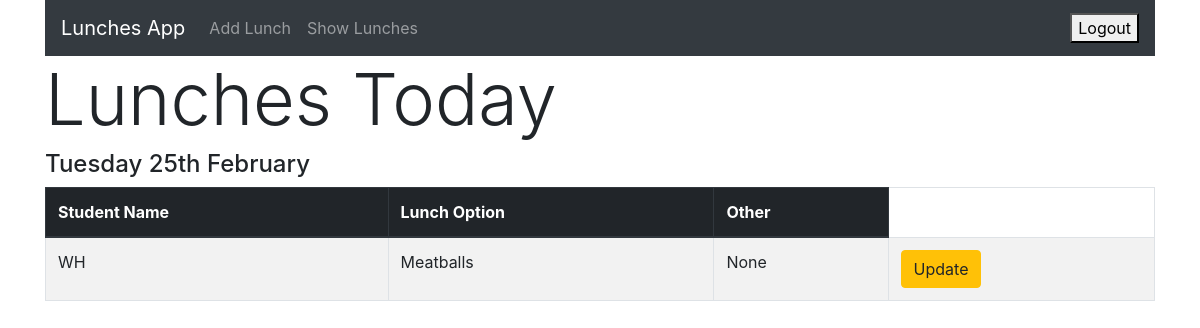
Before: / with the older database file.
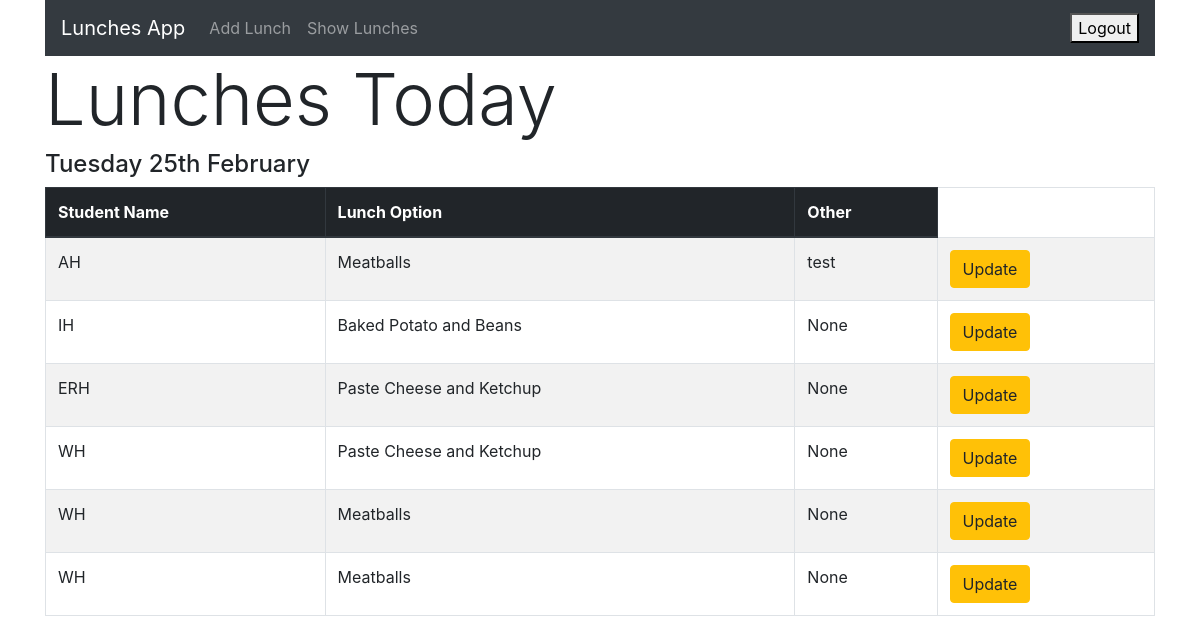
After: the same page with the newer database file.
### lunch/models.py (models this page shows, shortened)
class LunchItem(models.Model):
    lunch_item_id = models.AutoField(primary_key=True)
    lunch_date = models.DateField(auto_now_add=True)
    student_name = models.ForeignKey(Student, on_delete=models.CASCADE, blank=True, null=True, related_name='student')
    lunch_option = models.ForeignKey(Option, on_delete=models.CASCADE, blank=True, null=True)
    other_option = models.CharField(max_length=50, blank=True, null=True)
    class Meta:
        ordering = ['-student_name']

class Student(models.Model):
    student_id = models.AutoField(primary_key=True)
    student_name = models.CharField(max_length=4, blank=True)
    def __str__(self):
        return self.student_name

class Option(models.Model):
    option_id = models.AutoField(primary_key=True)
    option = models.CharField(max_length=50, blank=True, null=True)
    def __str__(self):
        return self.option

### lunch/views.py (the view)
# urls.py: path('', views.lunch_list_view, name='home'),
def lunch_list_view(request):
    lunches = LunchItem.objects.filter(lunch_date=datetime.today())
    return render(request, 'lunch/lunch_list.html', {'lunches': lunches})

### templates/lunch/lunch_list.html (shortened to what this page needs)
{% extends "lunch/layout.html" %}
{% block content %}
  <h1 class="display-3">Lunches Today</h1>
  <h4 class="display-6">{% now "l jS F" %}</h4>
    <div class="table-responsive-sm">
    <table class="table table-bordered table-striped ">
        <thead class="thead-dark">
            <tr>
                <th>Student Name</th>
                <th>Lunch Option</th>
                <th>Other</th>
            </tr>
        </thead>
        <tbody>
            {% for lunch in lunches %}
            <tr>
                <td>{{ lunch.student_name }}</td>
                <td>{{ lunch.lunch_option }} </td>
                <td>{{ lunch.other_option }} </td>
                <td>
                    <a href="{% url 'lunch_update' lunch.lunch_item_id %}" class="btn btn-warning" >Update</a>
                </td>
            </tr>
            {% endfor %}
        </tbody>
    </table>
    </div>
{% endblock %}

### templates/lunch/layout.html (shortened to what this page needs)
<!DOCTYPE html>
<html lang="en">
<head>
    <link rel="stylesheet" href="https://cdn.jsdelivr.net/npm/bootstrap@4.0.0/dist/css/bootstrap.min.css">
</head>
<body>
<div class="container">
    <nav class="navbar navbar-expand-lg navbar-dark bg-dark">
        <a class="navbar-brand" href="{% url 'home' %}">Lunches App</a>
        <div class="collapse navbar-collapse" id="navbarNav">
            <ul class="navbar-nav mr-auto">
                <li class="nav-item">
                    <a class="nav-link" href="{% url 'lunch_create' %}">Add Lunch</a>
                </li>
                <li class="nav-item">
                    <a class="nav-link" href="{% url 'lunch_list' %}">Show Lunches</a>
                </li>
            </ul>
            <ul class="nav justify-content-end">
                <form method="POST" action="{% url 'logout' %}">
                    <button type="submit">Logout</button>
                </form>
            </ul>
        </div>
    </nav>
</div>
    <div class="container">
        {% block content %}{% endblock  %}
</div>
</body>
</html>

Changed rows visible on the page:
added LunchItem: student_name "AH", lunch_option "Meatballs", other_option "test"
added LunchItem: student_name "IH", lunch_option "Baked Potato and Beans", other_option "None"
added LunchItem: student_name "ERH", lunch_option "Paste Cheese and Ketchup", other_option "None"
added LunchItem: student_name "WH", lunch_option "Paste Cheese and Ketchup", other_option "None"
added LunchItem: student_name "WH", lunch_option "Meatballs", other_option "None"
